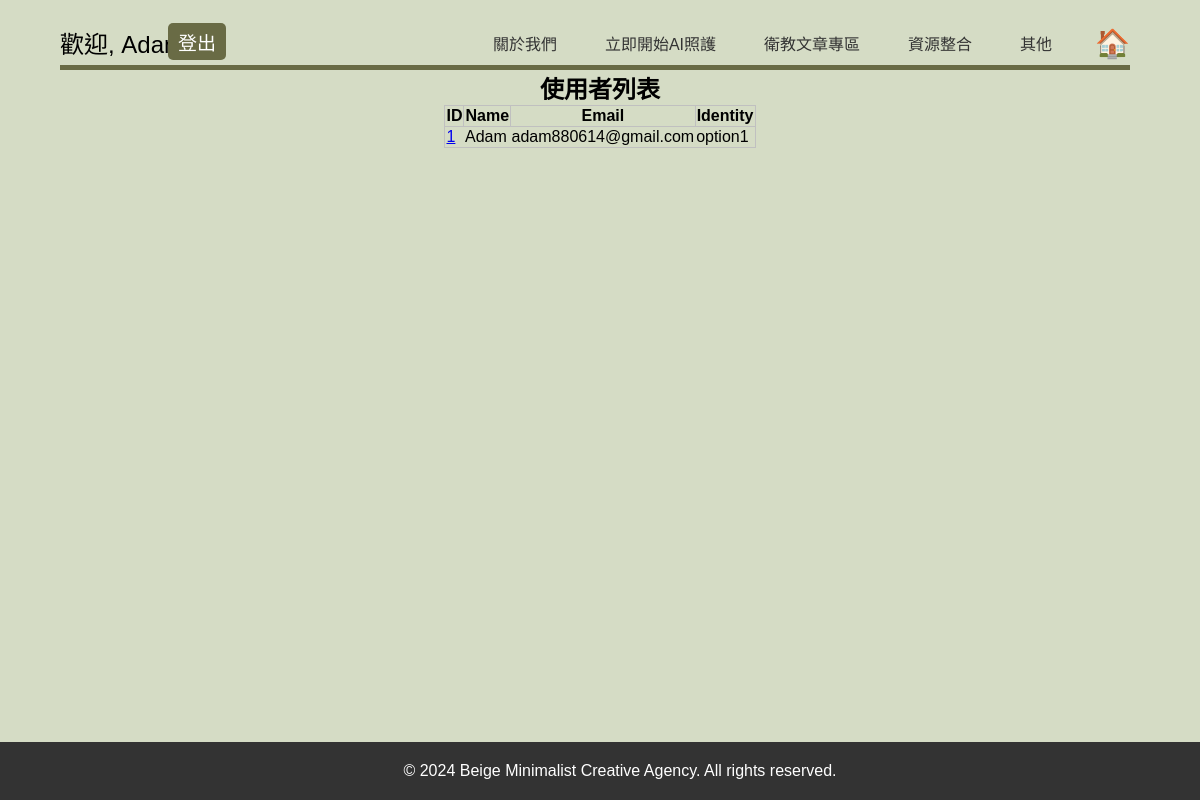
Page /crud/users (signed in) on the earlier database version.
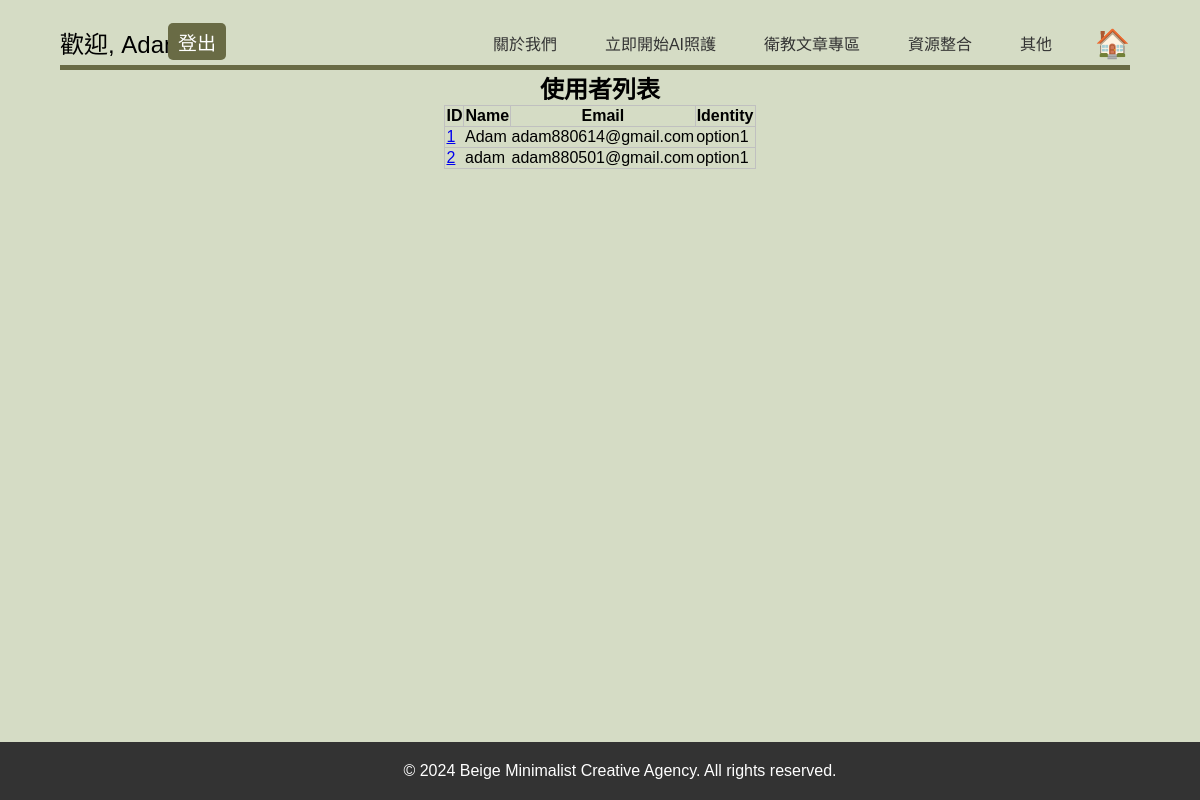
Same page on the later database version.
### apps/crud/models.py (models this page shows, shortened)
class User(db.Model, UserMixin):
    __tablename__ = "users"
    id = db.Column(db.Integer, primary_key = True)
    username = db.Column(db.String, index = True)
    email = db.Column(db.String, unique = True, index = False)
    password_hash = db.Column(db.String)
    identity = db.Column(db.String(50), server_default = "student")
    created_at = db.Column(db.DateTime, default = datetime.now)
    updated_at = db.Column(db.DateTime, default = datetime.now, onupdate = datetime.now)
    @property
    def password(self):
        raise AttributeError("無法加載")

### apps/crud/views.py (the view)
@crud.route("/users")
@login_required
def users():
    users = User.query.all()
    return render_template("crud/users.html", users = users)

### apps/crud/models.py (called while the page is built)
@login_manager.user_loader
def load_user(user_id):
    return User.query.get(user_id)

### apps/crud/templates/crud/users.html (shortened to what this page needs)
{% extends "crud/base.html" %}
{% block content%}
        <h2>使用者列表</h2>
        <table>
            <tr>
                <th>ID</th>
                <th>Name</th>
                <th>Email</th>
                <th>Identity</th>
            </tr>
            {% for user in  users %}
            <tr>
                <td>
                <a href="{{ url_for('crud.edit_user', user_id=user.id) }}">{{ user.id }}</a>
                </td>
                <td>{{ user.username }}</td>
                <td>{{ user.email }}</td>
                <td>{{ user.identity }}</td>
            </tr>
            {% endfor %}
        </table>
{% endblock %}

### apps/crud/templates/crud/base.html (shortened to what this page needs)
<!DOCTYPE html>
<html lang="zh-TW">
<head>
    <link rel="stylesheet" href="{{ url_for('crud.static', filename='style.css') }}">
</head>
<body>
    <header>
        {% if current_user.is_authenticated %}
            <a class="loginmessage">歡迎, {{ current_user.username }}!</a>
            <a href="{{ url_for('auth.logout') }}" class="logout-button">登出</a>
        {% else %}
            <a href="{{ url_for('auth.login') }}" class="login-button">註冊/登入</a>
        {% endif %}
        <nav>
            <a href="{{ url_for('crud.display_us_file')}}"  data-content="關於我們">關於我們</a>
            <a href="{{ url_for('crud.example')}}" data-content="立即開始AI照護">立即開始AI照護</a>
            <a href="{{ url_for('crud.articles')}}" data-content="衛教文章專區">衛教文章專區</a>
            <a href="#" data-content="資源整合">資源整合</a>
            <a href="#" data-content="其他">其他</a>
            <a href="{{ url_for('crud.nccu') }}" id="home-button"></a>
        </nav>
    </header>
    {% block content %}{% endblock %}
    <footer>
        &copy; 2024 Beige Minimalist Creative Agency. All rights reserved.
    </footer>
</body>
</html>

### apps/crud/static/style.css (style rules this page uses)
body { font-family: Arial, sans-serif; background-color: #D5DCC5; margin: 0; padding: 0; }
body h2 { text-align: center; margin: 0 auto; }
header { background-color: #D5DCC5; padding: 10px; height: 50px; display: flex; justify-content: space-between; align-items: flex-end; justify-content: flex-start; box-shadow: none; position: relative; }
header::after { content: ""; position: absolute; bottom: 0; left: 5%; width: calc(90% - 10px); height: 5px; background-color: #696B45; }
.loginmessage { display: inline-block; font-size: 24px; position: absolute; left: 5%; }
.logout-button { display: inline-block; font-size: 19px; background-color: #696B45; color: white; padding: 5px 10px; text-decoration: none; border-radius: 5px; position: absolute; left: 14%; }
nav { display: flex; gap: 18px; position: absolute; right: 5%; align-items: center; }
nav a { text-decoration: none; color: #333; font-size: 16px; display: inline-block; padding: 10px 15px; line-height: 10px; transition: font-size 0.3s ease; }
#home-button { font-size: 24px; text-decoration: none; color: #333; display: inline-block; padding: 10px; position: relative; }
#home-button::before { content: "\1F3E0"; font-size: 28px; }
table { border-collapse: collapse; margin: 0 auto; }
table, th, tr { border: 1px solid #c0c0c0; }
footer { background-color: #333; color: white; text-align: center; padding: 20px; position: fixed; bottom: 0; width: 100%; }

Differences in the rows shown:
added User: id "2", username "adam", email "adam880501@gmail.com", identity "option1"
